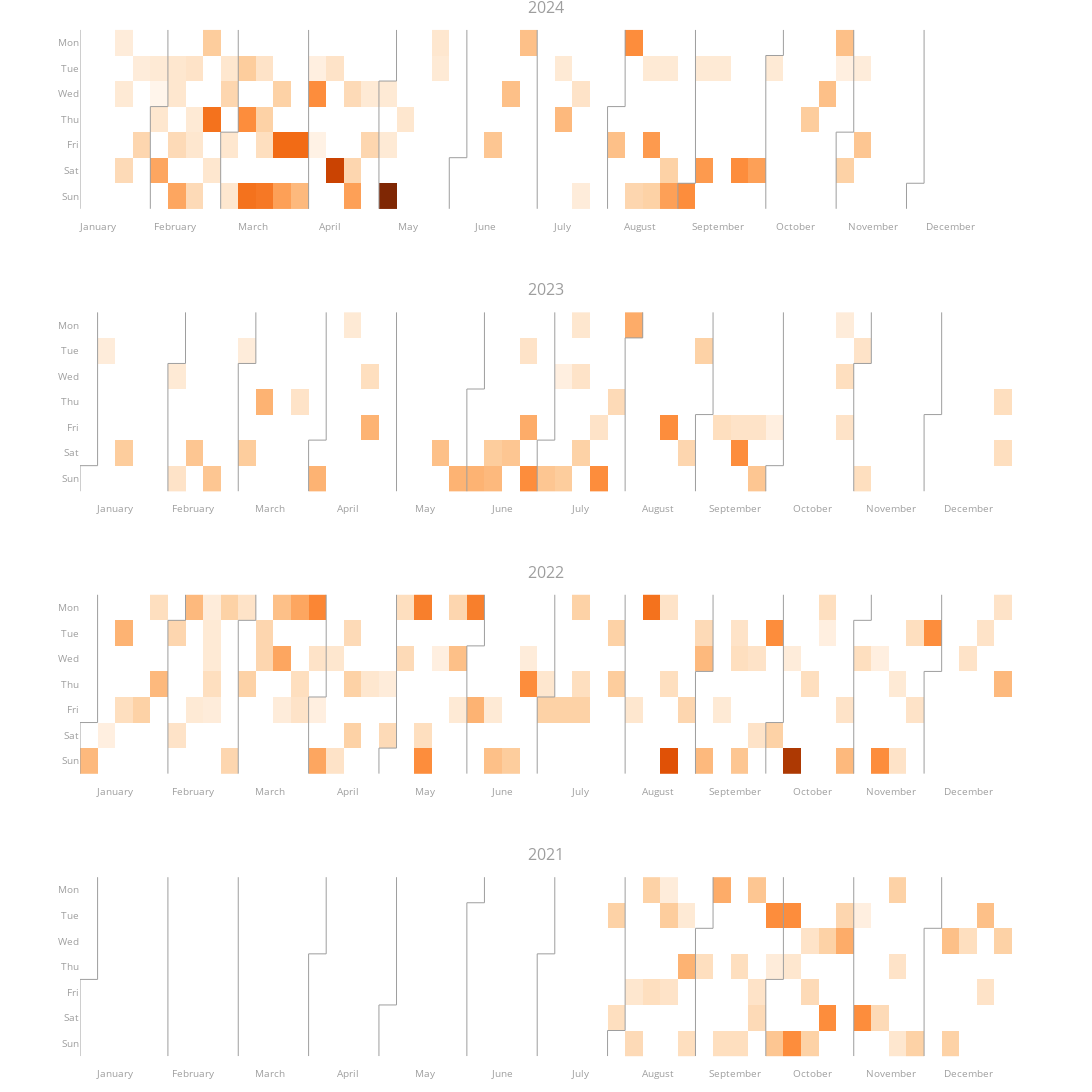

Source (notebook cell):
### Code cell
# Calender heat map
df['dato'] = pd.to_datetime(df['dato'])

fig = calplot(
    df,
    x='dato',      
    y='distance',   
    years_title=True,
    gap=0,
    colorscale='oranges',
)
fig.update_layout(
    title_x=0.5,  
    height=1200,  
    width=1200   
    
)

fig.show()

### Figure 1 — Plotly figure (JSON) as saved in the notebook; plotly's stock layout.template omitted (floating-point values rounded to 4 significant figures; data arrays with more than 128 entries replaced by an {"elided": "..."} marker saying what was removed)
{"data": [{"colorscale": [[0, "rgb(255,245,235)"], [0.125, "rgb(254,230,206)"], [0.25, "rgb(253,208,162)"], [0.375, "rgb(253,174,107)"], [0.5, "rgb(253,141,60)"], [0.625, "rgb(241,105,19)"], [0.75, "rgb(217,72,1)"], [0.875, "rgb(166,54,3)"], [1, "rgb(127,39,4)"]], "customdata": {"elided": "366x2 str values"}, "hovertemplate": "%{customdata[0]} <br>Week=%{x} <br>%{customdata[1]}=%{z}", "name": "2024", "showscale": false, "type": "heatmap", "x": {"elided": "366 int values"}, "xaxis": "x", "xgap": 0, "y": {"elided": "366 int values"}, "yaxis": "y", "ygap": 0, "z": {"elided": "366 int values"}, "zmax": 42, "zmin": 0}, {"hoverinfo": "skip", "line": {"color": "#9e9e9e", "width": 1}, "mode": "lines", "type": "scatter", "x": [0.5, 0.5], "xaxis": "x", "y": [-0.5, 6.5], "yaxis": "y"}, {"hoverinfo": "skip", "line": {"color": "#9e9e9e", "width": 1}, "mode": "lines", "type": "scatter", "x": [4.5, 4.5], "xaxis": "x", "y": [2.5, 6.5], "yaxis": "y"}, {"hoverinfo": "skip", "line": {"color": "#9e9e9e", "width": 1}, "mode": "lines", "type": "scatter", "x": [4.5, 5.5], "xaxis": "x", "y": [2.5, 2.5], "yaxis": "y"}, {"hoverinfo": "skip", "line": {"color": "#9e9e9e", "width": 1}, "mode": "lines", "type": "scatter", "x": [5.5, 5.5], "xaxis": "x", "y": [2.5, -0.5], "yaxis": "y"}, {"hoverinfo": "skip", "line": {"color": "#9e9e9e", "width": 1}, "mode": "lines", "type": "scatter", "x": [8.5, 8.5], "xaxis": "x", "y": [3.5, 6.5], "yaxis": "y"}, {"hoverinfo": "skip", "line": {"color": "#9e9e9e", "width": 1}, "mode": "lines", "type": "scatter", "x": [8.5, 9.5], "xaxis": "x", "y": [3.5, 3.5], "yaxis": "y"}, {"hoverinfo": "skip", "line": {"color": "#9e9e9e", "width": 1}, "mode": "lines", "type": "scatter", "x": [9.5, 9.5], "xaxis": "x", "y": [3.5, -0.5], "yaxis": "y"}, {"hoverinfo": "skip", "line": {"color": "#9e9e9e", "width": 1}, "mode": "lines", "type": "scatter", "x": [13.5, 13.5], "xaxis": "x", "y": [-0.5, 6.5], "yaxis": "y"}, {"hoverinfo": "skip", "line": {"color": "#9e9e9e", "width": 1}, "mode": "lines", "type": "scatter", "x": [17.5, 17.5], "xaxis": "x", "y": [1.5, 6.5], "yaxis": "y"}, {"hoverinfo": "skip", "line": {"color": "#9e9e9e", "width": 1}, "mode": "lines", "type": "scatter", "x": [17.5, 18.5], "xaxis": "x", "y": [1.5, 1.5], "yaxis": "y"}, {"hoverinfo": "skip", "line": {"color": "#9e9e9e", "width": 1}, "mode": "lines", "type": "scatter", "x": [18.5, 18.5], "xaxis": "x", "y": [1.5, -0.5], "yaxis": "y"}, {"hoverinfo": "skip", "line": {"color": "#9e9e9e", "width": 1}, "mode": "lines", "type": "scatter", "x": [21.5, 21.5], "xaxis": "x", "y": [4.5, 6.5], "yaxis": "y"}, {"hoverinfo": "skip", "line": {"color": "#9e9e9e", "width": 1}, "mode": "lines", "type": "scatter", "x": [21.5, 22.5], "xaxis": "x", "y": [4.5, 4.5], "yaxis": "y"}, {"hoverinfo": "skip", "line": {"color": "#9e9e9e", "width": 1}, "mode": "lines", "type": "scatter", "x": [22.5, 22.5], "xaxis": "x", "y": [4.5, -0.5], "yaxis": "y"}, {"hoverinfo": "skip", "line": {"color": "#9e9e9e", "width": 1}, "mode": "lines", "type": "scatter", "x": [26.5, 26.5], "xaxis": "x", "y": [-0.5, 6.5], "yaxis": "y"}, {"hoverinfo": "skip", "line": {"color": "#9e9e9e", "width": 1}, "mode": "lines", "type": "scatter", "x": [30.5, 30.5], "xaxis": "x", "y": [2.5, 6.5], "yaxis": "y"}, {"hoverinfo": "skip", "line": {"color": "#9e9e9e", "width": 1}, "mode": "lines", "type": "scatter", "x": [30.5, 31.5], "xaxis": "x", "y": [2.5, 2.5], "yaxis": "y"}, {"hoverinfo": "skip", "line": {"color": "#9e9e9e", "width": 1}, "mode": "lines", "type": "scatter", "x": [31.5, 31.5], "xaxis": "x", "y": [2.5, -0.5], "yaxis": "y"}, {"hoverinfo": "skip", "line": {"color": "#9e9e9e", "width": 1}, "mode": "lines", "type": "scatter", "x": [34.5, 34.5], "xaxis": "x", "y": [5.5, 6.5], "yaxis": "y"}, {"hoverinfo": "skip", "line": {"color": "#9e9e9e", "width": 1}, "mode": "lines", "type": "scatter", "x": [34.5, 35.5], "xaxis": "x", "y": [5.5, 5.5], "yaxis": "y"}, {"hoverinfo": "skip", "line": {"color": "#9e9e9e", "width": 1}, "mode": "lines", "type": "scatter", "x": [35.5, 35.5], "xaxis": "x", "y": [5.5, -0.5], "yaxis": "y"}, {"hoverinfo": "skip", "line": {"color": "#9e9e9e", "width": 1}, "mode": "lines", "type": "scatter", "x": [39.5, 39.5], "xaxis": "x", "y": [0.5, 6.5], "yaxis": "y"}, {"hoverinfo": "skip", "line": {"color": "#9e9e9e", "width": 1}, "mode": "lines", "type": "scatter", "x": [39.5, 40.5], "xaxis": "x", "y": [0.5, 0.5], "yaxis": "y"}, {"hoverinfo": "skip", "line": {"color": "#9e9e9e", "width": 1}, "mode": "lines", "type": "scatter", "x": [40.5, 40.5], "xaxis": "x", "y": [0.5, -0.5], "yaxis": "y"}, {"hoverinfo": "skip", "line": {"color": "#9e9e9e", "width": 1}, "mode": "lines", "type": "scatter", "x": [43.5, 43.5], "xaxis": "x", "y": [3.5, 6.5], "yaxis": "y"}, {"hoverinfo": "skip", "line": {"color": "#9e9e9e", "width": 1}, "mode": "lines", "type": "scatter", "x": [43.5, 44.5], "xaxis": "x", "y": [3.5, 3.5], "yaxis": "y"}, {"hoverinfo": "skip", "line": {"color": "#9e9e9e", "width": 1}, "mode": "lines", "type": "scatter", "x": [44.5, 44.5], "xaxis": "x", "y": [3.5, -0.5], "yaxis": "y"}, {"hoverinfo": "skip", "line": {"color": "#9e9e9e", "width": 1}, "mode": "lines", "type": "scatter", "x": [47.5, 47.5], "xaxis": "x", "y": [5.5, 6.5], "yaxis": "y"}, {"hoverinfo": "skip", "line": {"color": "#9e9e9e", "width": 1}, "mode": "lines", "type": "scatter", "x": [47.5, 48.5], "xaxis": "x", "y": [5.5, 5.5], "yaxis": "y"}, {"hoverinfo": "skip", "line": {"color": "#9e9e9e", "width": 1}, "mode": "lines", "type": "scatter", "x": [48.5, 48.5], "xaxis": "x", "y": [5.5, -0.5], "yaxis": "y"}, {"colorscale": [[0, "rgb(255,245,235)"], [0.125, "rgb(254,230,206)"], [0.25, "rgb(253,208,162)"], [0.375, "rgb(253,174,107)"], [0.5, "rgb(253,141,60)"], [0.625, "rgb(241,105,19)"], [0.75, "rgb(217,72,1)"], [0.875, "rgb(166,54,3)"], [1, "rgb(127,39,4)"]], "customdata": {"elided": "367x2 str values"}, "hovertemplate": "%{customdata[0]} <br>Week=%{x} <br>%{customdata[1]}=%{z}", "name": "2023", "showscale": false, "type": "heatmap", "x": {"elided": "367 int values"}, "xaxis": "x2", "xgap": 0, "y": {"elided": "367 int values"}, "yaxis": "y2", "ygap": 0, "z": {"elided": "367 int values"}, "zmax": 42, "zmin": 0}, {"hoverinfo": "skip", "line": {"color": "#9e9e9e", "width": 1}, "mode": "lines", "type": "scatter", "x": [-0.5, -0.5], "xaxis": "x2", "y": [5.5, 6.5], "yaxis": "y2"}, {"hoverinfo": "skip", "line": {"color": "#9e9e9e", "width": 1}, "mode": "lines", "type": "scatter", "x": [-0.5, 0.5], "xaxis": "x2", "y": [5.5, 5.5], "yaxis": "y2"}, {"hoverinfo": "skip", "line": {"color": "#9e9e9e", "width": 1}, "mode": "lines", "type": "scatter", "x": [0.5, 0.5], "xaxis": "x2", "y": [5.5, -0.5], "yaxis": "y2"}, {"hoverinfo": "skip", "line": {"color": "#9e9e9e", "width": 1}, "mode": "lines", "type": "scatter", "x": [4.5, 4.5], "xaxis": "x2", "y": [1.5, 6.5], "yaxis": "y2"}, {"hoverinfo": "skip", "line": {"color": "#9e9e9e", "width": 1}, "mode": "lines", "type": "scatter", "x": [4.5, 5.5], "xaxis": "x2", "y": [1.5, 1.5], "yaxis": "y2"}, {"hoverinfo": "skip", "line": {"color": "#9e9e9e", "width": 1}, "mode": "lines", "type": "scatter", "x": [5.5, 5.5], "xaxis": "x2", "y": [1.5, -0.5], "yaxis": "y2"}, {"hoverinfo": "skip", "line": {"color": "#9e9e9e", "width": 1}, "mode": "lines", "type": "scatter", "x": [8.5, 8.5], "xaxis": "x2", "y": [1.5, 6.5], "yaxis": "y2"}, {"hoverinfo": "skip", "line": {"color": "#9e9e9e", "width": 1}, "mode": "lines", "type": "scatter", "x": [8.5, 9.5], "xaxis": "x2", "y": [1.5, 1.5], "yaxis": "y2"}, {"hoverinfo": "skip", "line": {"color": "#9e9e9e", "width": 1}, "mode": "lines", "type": "scatter", "x": [9.5, 9.5], "xaxis": "x2", "y": [1.5, -0.5], "yaxis": "y2"}, {"hoverinfo": "skip", "line": {"color": "#9e9e9e", "width": 1}, "mode": "lines", "type": "scatter", "x": [12.5, 12.5], "xaxis": "x2", "y": [4.5, 6.5], "yaxis": "y2"}, {"hoverinfo": "skip", "line": {"color": "#9e9e9e", "width": 1}, "mode": "lines", "type": "scatter", "x": [12.5, 13.5], "xaxis": "x2", "y": [4.5, 4.5], "yaxis": "y2"}, {"hoverinfo": "skip", "line": {"color": "#9e9e9e", "width": 1}, "mode": "lines", "type": "scatter", "x": [13.5, 13.5], "xaxis": "x2", "y": [4.5, -0.5], "yaxis": "y2"}, {"hoverinfo": "skip", "line": {"color": "#9e9e9e", "width": 1}, "mode": "lines", "type": "scatter", "x": [17.5, 17.5], "xaxis": "x2", "y": [-0.5, 6.5], "yaxis": "y2"}, {"hoverinfo": "skip", "line": {"color": "#9e9e9e", "width": 1}, "mode": "lines", "type": "scatter", "x": [21.5, 21.5], "xaxis": "x2", "y": [2.5, 6.5], "yaxis": "y2"}, {"hoverinfo": "skip", "line": {"color": "#9e9e9e", "width": 1}, "mode": "lines", "type": "scatter", "x": [21.5, 22.5], "xaxis": "x2", "y": [2.5, 2.5], "yaxis": "y2"}, {"hoverinfo": "skip", "line": {"color": "#9e9e9e", "width": 1}, "mode": "lines", "type": "scatter", "x": [22.5, 22.5], "xaxis": "x2", "y": [2.5, -0.5], "yaxis": "y2"}, {"hoverinfo": "skip", "line": {"color": "#9e9e9e", "width": 1}, "mode": "lines", "type": "scatter", "x": [25.5, 25.5], "xaxis": "x2", "y": [4.5, 6.5], "yaxis": "y2"}, {"hoverinfo": "skip", "line": {"color": "#9e9e9e", "width": 1}, "mode": "lines", "type": "scatter", "x": [25.5, 26.5], "xaxis": "x2", "y": [4.5, 4.5], "yaxis": "y2"}, {"hoverinfo": "skip", "line": {"color": "#9e9e9e", "width": 1}, "mode": "lines", "type": "scatter", "x": [26.5, 26.5], "xaxis": "x2", "y": [4.5, -0.5], "yaxis": "y2"}, {"hoverinfo": "skip", "line": {"color": "#9e9e9e", "width": 1}, "mode": "lines", "type": "scatter", "x": [30.5, 30.5], "xaxis": "x2", "y": [0.5, 6.5], "yaxis": "y2"}, {"hoverinfo": "skip", "line": {"color": "#9e9e9e", "width": 1}, "mode": "lines", "type": "scatter", "x": [30.5, 31.5], "xaxis": "x2", "y": [0.5, 0.5], "yaxis": "y2"}, {"hoverinfo": "skip", "line": {"color": "#9e9e9e", "width": 1}, "mode": "lines", "type": "scatter", "x": [31.5, 31.5], "xaxis": "x2", "y": [0.5, -0.5], "yaxis": "y2"}, {"hoverinfo": "skip", "line": {"color": "#9e9e9e", "width": 1}, "mode": "lines", "type": "scatter", "x": [34.5, 34.5], "xaxis": "x2", "y": [3.5, 6.5], "yaxis": "y2"}, {"hoverinfo": "skip", "line": {"color": "#9e9e9e", "width": 1}, "mode": "lines", "type": "scatter", "x": [34.5, 35.5], "xaxis": "x2", "y": [3.5, 3.5], "yaxis": "y2"}, {"hoverinfo": "skip", "line": {"color": "#9e9e9e", "width": 1}, "mode": "lines", "type": "scatter", "x": [35.5, 35.5], "xaxis": "x2", "y": [3.5, -0.5], "yaxis": "y2"}, {"hoverinfo": "skip", "line": {"color": "#9e9e9e", "width": 1}, "mode": "lines", "type": "scatter", "x": [38.5, 38.5], "xaxis": "x2", "y": [5.5, 6.5], "yaxis": "y2"}, {"hoverinfo": "skip", "line": {"color": "#9e9e9e", "width": 1}, "mode": "lines", "type": "scatter", "x": [38.5, 39.5], "xaxis": "x2", "y": [5.5, 5.5], "yaxis": "y2"}, {"hoverinfo": "skip", "line": {"color": "#9e9e9e", "width": 1}, "mode": "lines", "type": "scatter", "x": [39.5, 39.5], "xaxis": "x2", "y": [5.5, -0.5], "yaxis": "y2"}, {"hoverinfo": "skip", "line": {"color": "#9e9e9e", "width": 1}, "mode": "lines", "type": "scatter", "x": [43.5, 43.5], "xaxis": "x2", "y": [1.5, 6.5], "yaxis": "y2"}, {"hoverinfo": "skip", "line": {"color": "#9e9e9e", "width": 1}, "mode": "lines", "type": "scatter", "x": [43.5, 44.5], "xaxis": "x2", "y": [1.5, 1.5], "yaxis": "y2"}, {"hoverinfo": "skip", "line": {"color": "#9e9e9e", "width": 1}, "mode": "lines", "type": "scatter", "x": [44.5, 44.5], "xaxis": "x2", "y": [1.5, -0.5], "yaxis": "y2"}, {"hoverinfo": "skip", "line": {"color": "#9e9e9e", "width": 1}, "mode": "lines", "type": "scatter", "x": [47.5, 47.5], "xaxis": "x2", "y": [3.5, 6.5], "yaxis": "y2"}, {"hoverinfo": "skip", "line": {"color": "#9e9e9e", "width": 1}, "mode": "lines", "type": "scatter", "x": [47.5, 48.5], "xaxis": "x2", "y": [3.5, 3.5], "yaxis": "y2"}, {"hoverinfo": "skip", "line": {"color": "#9e9e9e", "width": 1}, "mode": "lines", "type": "scatter", "x": [48.5, 48.5], "xaxis": "x2", "y": [3.5, -0.5], "yaxis": "y2"}, {"colorscale": [[0, "rgb(255,245,235)"], [0.125, "rgb(254,230,206)"], [0.25, "rgb(253,208,162)"], [0.375, "rgb(253,174,107)"], [0.5, "rgb(253,141,60)"], [0.625, "rgb(241,105,19)"], [0.75, "rgb(217,72,1)"], [0.875, "rgb(166,54,3)"], [1, "rgb(127,39,4)"]], "customdata": {"elided": "369x2 str values"}, "hovertemplate": "%{customdata[0]} <br>Week=%{x} <br>%{customdata[1]}=%{z}", "name": "2022", "showscale": false, "type": "heatmap", "x": {"elided": "369 int values"}, "xaxis": "x3", "xgap": 0, "y": {"elided": "369 int values"}, "yaxis": "y3", "ygap": 0, "z": {"elided": "369 int values"}, "zmax": 42, "zmin": 0}, {"hoverinfo": "skip", "line": {"color": "#9e9e9e", "width": 1}, "mode": "lines", "type": "scatter", "x": [-0.5, -0.5], "xaxis": "x3", "y": [4.5, 6.5], "yaxis": "y3"}, {"hoverinfo": "skip", "line": {"color": "#9e9e9e", "width": 1}, "mode": "lines", "type": "scatter", "x": [-0.5, 0.5], "xaxis": "x3", "y": [4.5, 4.5], "yaxis": "y3"}, {"hoverinfo": "skip", "line": {"color": "#9e9e9e", "width": 1}, "mode": "lines", "type": "scatter", "x": [0.5, 0.5], "xaxis": "x3", "y": [4.5, -0.5], "yaxis": "y3"}, {"hoverinfo": "skip", "line": {"color": "#9e9e9e", "width": 1}, "mode": "lines", "type": "scatter", "x": [4.5, 4.5], "xaxis": "x3", "y": [0.5, 6.5], "yaxis": "y3"}, {"hoverinfo": "skip", "line": {"color": "#9e9e9e", "width": 1}, "mode": "lines", "type": "scatter", "x": [4.5, 5.5], "xaxis": "x3", "y": [0.5, 0.5], "yaxis": "y3"}, {"hoverinfo": "skip", "line": {"color": "#9e9e9e", "width": 1}, "mode": "lines", "type": "scatter", "x": [5.5, 5.5], "xaxis": "x3", "y": [0.5, -0.5], "yaxis": "y3"}, {"hoverinfo": "skip", "line": {"color": "#9e9e9e", "width": 1}, "mode": "lines", "type": "scatter", "x": [8.5, 8.5], "xaxis": "x3", "y": [0.5, 6.5], "yaxis": "y3"}, {"hoverinfo": "skip", "line": {"color": "#9e9e9e", "width": 1}, "mode": "lines", "type": "scatter", "x": [8.5, 9.5], "xaxis": "x3", "y": [0.5, 0.5], "yaxis": "y3"}, {"hoverinfo": "skip", "line": {"color": "#9e9e9e", "width": 1}, "mode": "lines", "type": "scatter", "x": [9.5, 9.5], "xaxis": "x3", "y": [0.5, -0.5], "yaxis": "y3"}, {"hoverinfo": "skip", "line": {"color": "#9e9e9e", "width": 1}, "mode": "lines", "type": "scatter", "x": [12.5, 12.5], "xaxis": "x3", "y": [3.5, 6.5], "yaxis": "y3"}, {"hoverinfo": "skip", "line": {"color": "#9e9e9e", "width": 1}, "mode": "lines", "type": "scatter", "x": [12.5, 13.5], "xaxis": "x3", "y": [3.5, 3.5], "yaxis": "y3"}, {"hoverinfo": "skip", "line": {"color": "#9e9e9e", "width": 1}, "mode": "lines", "type": "scatter", "x": [13.5, 13.5], "xaxis": "x3", "y": [3.5, -0.5], "yaxis": "y3"}, {"hoverinfo": "skip", "line": {"color": "#9e9e9e", "width": 1}, "mode": "lines", "type": "scatter", "x": [16.5, 16.5], "xaxis": "x3", "y": [5.5, 6.5], "yaxis": "y3"}, {"hoverinfo": "skip", "line": {"color": "#9e9e9e", "width": 1}, "mode": "lines", "type": "scatter", "x": [16.5, 17.5], "xaxis": "x3", "y": [5.5, 5.5], "yaxis": "y3"}, {"hoverinfo": "skip", "line": {"color": "#9e9e9e", "width": 1}, "mode": "lines", "type": "scatter", "x": [17.5, 17.5], "xaxis": "x3", "y": [5.5, -0.5], "yaxis": "y3"}, {"hoverinfo": "skip", "line": {"color": "#9e9e9e", "width": 1}, "mode": "lines", "type": "scatter", "x": [21.5, 21.5], "xaxis": "x3", "y": [1.5, 6.5], "yaxis": "y3"}, {"hoverinfo": "skip", "line": {"color": "#9e9e9e", "width": 1}, "mode": "lines", "type": "scatter", "x": [21.5, 22.5], "xaxis": "x3", "y": [1.5, 1.5], "yaxis": "y3"}, {"hoverinfo": "skip", "line": {"color": "#9e9e9e", "width": 1}, "mode": "lines", "type": "scatter", "x": [22.5, 22.5], "xaxis": "x3", "y": [1.5, -0.5], "yaxis": "y3"}, {"hoverinfo": "skip", "line": {"color": "#9e9e9e", "width": 1}, "mode": "lines", "type": "scatter", "x": [25.5, 25.5], "xaxis": "x3", "y": [3.5, 6.5], "yaxis": "y3"}, {"hoverinfo": "skip", "line": {"color": "#9e9e9e", "width": 1}, "mode": "lines", "type": "scatter", "x": [25.5, 26.5], "xaxis": "x3", "y": [3.5, 3.5], "yaxis": "y3"}, {"hoverinfo": "skip", "line": {"color": "#9e9e9e", "width": 1}, "mode": "lines", "type": "scatter", "x": [26.5, 26.5], "xaxis": "x3", "y": [3.5, -0.5], "yaxis": "y3"}, {"hoverinfo": "skip", "line": {"color": "#9e9e9e", "width": 1}, "mode": "lines", "type": "scatter", "x": [30.5, 30.5], "xaxis": "x3", "y": [-0.5, 6.5], "yaxis": "y3"}, {"hoverinfo": "skip", "line": {"color": "#9e9e9e", "width": 1}, "mode": "lines", "type": "scatter", "x": [34.5, 34.5], "xaxis": "x3", "y": [2.5, 6.5], "yaxis": "y3"}, {"hoverinfo": "skip", "line": {"color": "#9e9e9e", "width": 1}, "mode": "lines", "type": "scatter", "x": [34.5, 35.5], "xaxis": "x3", "y": [2.5, 2.5], "yaxis": "y3"}, {"hoverinfo": "skip", "line": {"color": "#9e9e9e", "width": 1}, "mode": "lines", "type": "scatter", "x": [35.5, 35.5], "xaxis": "x3", "y": [2.5, -0.5], "yaxis": "y3"}, {"hoverinfo": "skip", "line": {"color": "#9e9e9e", "width": 1}, "mode": "lines", "type": "scatter", "x": [38.5, 38.5], "xaxis": "x3", "y": [4.5, 6.5], "yaxis": "y3"}, {"hoverinfo": "skip", "line": {"color": "#9e9e9e", "width": 1}, "mode": "lines", "type": "scatter", "x": [38.5, 39.5], "xaxis": "x3", "y": [4.5, 4.5], "yaxis": "y3"}, {"hoverinfo": "skip", "line": {"color": "#9e9e9e", "width": 1}, "mode": "lines", "type": "scatter", "x": [39.5, 39.5], "xaxis": "x3", "y": [4.5, -0.5], "yaxis": "y3"}, {"hoverinfo": "skip", "line": {"color": "#9e9e9e", "width": 1}, "mode": "lines", "type": "scatter", "x": [43.5, 43.5], "xaxis": "x3", "y": [0.5, 6.5], "yaxis": "y3"}, {"hoverinfo": "skip", "line": {"color": "#9e9e9e", "width": 1}, "mode": "lines", "type": "scatter", "x": [43.5, 44.5], "xaxis": "x3", "y": [0.5, 0.5], "yaxis": "y3"}, {"hoverinfo": "skip", "line": {"color": "#9e9e9e", "width": 1}, "mode": "lines", "type": "scatter", "x": [44.5, 44.5], "xaxis": "x3", "y": [0.5, -0.5], "yaxis": "y3"}, {"hoverinfo": "skip", "line": {"color": "#9e9e9e", "width": 1}, "mode": "lines", "type": "scatter", "x": [47.5, 47.5], "xaxis": "x3", "y": [2.5, 6.5], "yaxis": "y3"}, {"hoverinfo": "skip", "line": {"color": "#9e9e9e", "width": 1}, "mode": "lines", "type": "scatter", "x": [47.5, 48.5], "xaxis": "x3", "y": [2.5, 2.5], "yaxis": "y3"}, {"hoverinfo": "skip", "line": {"color": "#9e9e9e", "width": 1}, "mode": "lines", "type": "scatter", "x": [48.5, 48.5], "xaxis": "x3", "y": [2.5, -0.5], "yaxis": "y3"}, {"colorscale": [[0, "rgb(255,245,235)"], [0.125, "rgb(254,230,206)"], [0.25, "rgb(253,208,162)"], [0.375, "rgb(253,174,107)"], [0.5, "rgb(253,141,60)"], [0.625, "rgb(241,105,19)"], [0.75, "rgb(217,72,1)"], [0.875, "rgb(166,54,3)"], [1, "rgb(127,39,4)"]], "customdata": {"elided": "366x2 str values"}, "hovertemplate": "%{customdata[0]} <br>Week=%{x} <br>%{customdata[1]}=%{z}", "name": "2021", "showscale": false, "type": "heatmap", "x": {"elided": "366 int values"}, "xaxis": "x4", "xgap": 0, "y": {"elided": "366 int values"}, "yaxis": "y4", "ygap": 0, "z": {"elided": "366 int values"}, "zmax": 42, "zmin": 0}, {"hoverinfo": "skip", "line": {"color": "#9e9e9e", "width": 1}, "mode": "lines", "type": "scatter", "x": [-0.5, -0.5], "xaxis": "x4", "y": [3.5, 6.5], "yaxis": "y4"}, {"hoverinfo": "skip", "line": {"color": "#9e9e9e", "width": 1}, "mode": "lines", "type": "scatter", "x": [-0.5, 0.5], "xaxis": "x4", "y": [3.5, 3.5], "yaxis": "y4"}, {"hoverinfo": "skip", "line": {"color": "#9e9e9e", "width": 1}, "mode": "lines", "type": "scatter", "x": [0.5, 0.5], "xaxis": "x4", "y": [3.5, -0.5], "yaxis": "y4"}, {"hoverinfo": "skip", "line": {"color": "#9e9e9e", "width": 1}, "mode": "lines", "type": "scatter", "x": [4.5, 4.5], "xaxis": "x4", "y": [-0.5, 6.5], "yaxis": "y4"}, {"hoverinfo": "skip", "line": {"color": "#9e9e9e", "width": 1}, "mode": "lines", "type": "scatter", "x": [8.5, 8.5], "xaxis": "x4", "y": [-0.5, 6.5], "yaxis": "y4"}, {"hoverinfo": "skip", "line": {"color": "#9e9e9e", "width": 1}, "mode": "lines", "type": "scatter", "x": [12.5, 12.5], "xaxis": "x4", "y": [2.5, 6.5], "yaxis": "y4"}, {"hoverinfo": "skip", "line": {"color": "#9e9e9e", "width": 1}, "mode": "lines", "type": "scatter", "x": [12.5, 13.5], "xaxis": "x4", "y": [2.5, 2.5], "yaxis": "y4"}, {"hoverinfo": "skip", "line": {"color": "#9e9e9e", "width": 1}, "mode": "lines", "type": "scatter", "x": [13.5, 13.5], "xaxis": "x4", "y": [2.5, -0.5], "yaxis": "y4"}, {"hoverinfo": "skip", "line": {"color": "#9e9e9e", "width": 1}, "mode": "lines", "type": "scatter", "x": [16.5, 16.5], "xaxis": "x4", "y": [4.5, 6.5], "yaxis": "y4"}, {"hoverinfo": "skip", "line": {"color": "#9e9e9e", "width": 1}, "mode": "lines", "type": "scatter", "x": [16.5, 17.5], "xaxis": "x4", "y": [4.5, 4.5], "yaxis": "y4"}, {"hoverinfo": "skip", "line": {"color": "#9e9e9e", "width": 1}, "mode": "lines", "type": "scatter", "x": [17.5, 17.5], "xaxis": "x4", "y": [4.5, -0.5], "yaxis": "y4"}, {"hoverinfo": "skip", "line": {"color": "#9e9e9e", "width": 1}, "mode": "lines", "type": "scatter", "x": [21.5, 21.5], "xaxis": "x4", "y": [0.5, 6.5], "yaxis": "y4"}, {"hoverinfo": "skip", "line": {"color": "#9e9e9e", "width": 1}, "mode": "lines", "type": "scatter", "x": [21.5, 22.5], "xaxis": "x4", "y": [0.5, 0.5], "yaxis": "y4"}, {"hoverinfo": "skip", "line": {"color": "#9e9e9e", "width": 1}, "mode": "lines", "type": "scatter", "x": [22.5, 22.5], "xaxis": "x4", "y": [0.5, -0.5], "yaxis": "y4"}, {"hoverinfo": "skip", "line": {"color": "#9e9e9e", "width": 1}, "mode": "lines", "type": "scatter", "x": [25.5, 25.5], "xaxis": "x4", "y": [2.5, 6.5], "yaxis": "y4"}, {"hoverinfo": "skip", "line": {"color": "#9e9e9e", "width": 1}, "mode": "lines", "type": "scatter", "x": [25.5, 26.5], "xaxis": "x4", "y": [2.5, 2.5], "yaxis": "y4"}, {"hoverinfo": "skip", "line": {"color": "#9e9e9e", "width": 1}, "mode": "lines", "type": "scatter", "x": [26.5, 26.5], "xaxis": "x4", "y": [2.5, -0.5], "yaxis": "y4"}, {"hoverinfo": "skip", "line": {"color": "#9e9e9e", "width": 1}, "mode": "lines", "type": "scatter", "x": [29.5, 29.5], "xaxis": "x4", "y": [5.5, 6.5], "yaxis": "y4"}, {"hoverinfo": "skip", "line": {"color": "#9e9e9e", "width": 1}, "mode": "lines", "type": "scatter", "x": [29.5, 30.5], "xaxis": "x4", "y": [5.5, 5.5], "yaxis": "y4"}, {"hoverinfo": "skip", "line": {"color": "#9e9e9e", "width": 1}, "mode": "lines", "type": "scatter", "x": [30.5, 30.5], "xaxis": "x4", "y": [5.5, -0.5], "yaxis": "y4"}, {"hoverinfo": "skip", "line": {"color": "#9e9e9e", "width": 1}, "mode": "lines", "type": "scatter", "x": [34.5, 34.5], "xaxis": "x4", "y": [1.5, 6.5], "yaxis": "y4"}, {"hoverinfo": "skip", "line": {"color": "#9e9e9e", "width": 1}, "mode": "lines", "type": "scatter", "x": [34.5, 35.5], "xaxis": "x4", "y": [1.5, 1.5], "yaxis": "y4"}, {"hoverinfo": "skip", "line": {"color": "#9e9e9e", "width": 1}, "mode": "lines", "type": "scatter", "x": [35.5, 35.5], "xaxis": "x4", "y": [1.5, -0.5], "yaxis": "y4"}, {"hoverinfo": "skip", "line": {"color": "#9e9e9e", "width": 1}, "mode": "lines", "type": "scatter", "x": [38.5, 38.5], "xaxis": "x4", "y": [3.5, 6.5], "yaxis": "y4"}, {"hoverinfo": "skip", "line": {"color": "#9e9e9e", "width": 1}, "mode": "lines", "type": "scatter", "x": [38.5, 39.5], "xaxis": "x4", "y": [3.5, 3.5], "yaxis": "y4"}, {"hoverinfo": "skip", "line": {"color": "#9e9e9e", "width": 1}, "mode": "lines", "type": "scatter", "x": [39.5, 39.5], "xaxis": "x4", "y": [3.5, -0.5], "yaxis": "y4"}, {"hoverinfo": "skip", "line": {"color": "#9e9e9e", "width": 1}, "mode": "lines", "type": "scatter", "x": [43.5, 43.5], "xaxis": "x4", "y": [-0.5, 6.5], "yaxis": "y4"}, {"hoverinfo": "skip", "line": {"color": "#9e9e9e", "width": 1}, "mode": "lines", "type": "scatter", "x": [47.5, 47.5], "xaxis": "x4", "y": [1.5, 6.5], "yaxis": "y4"}, {"hoverinfo": "skip", "line": {"color": "#9e9e9e", "width": 1}, "mode": "lines", "type": "scatter", "x": [47.5, 48.5], "xaxis": "x4", "y": [1.5, 1.5], "yaxis": "y4"}, {"hoverinfo": "skip", "line": {"color": "#9e9e9e", "width": 1}, "mode": "lines", "type": "scatter", "x": [48.5, 48.5], "xaxis": "x4", "y": [1.5, -0.5], "yaxis": "y4"}], "layout": {"annotations": [{"font": {"size": 16}, "showarrow": false, "text": "2024", "x": 0.5, "xanchor": "center", "xref": "paper", "y": 1, "yanchor": "bottom", "yref": "paper"}, {"font": {"size": 16}, "showarrow": false, "text": "2023", "x": 0.5, "xanchor": "center", "xref": "paper", "y": 0.73, "yanchor": "bottom", "yref": "paper"}, {"font": {"size": 16}, "showarrow": false, "text": "2022", "x": 0.5, "xanchor": "center", "xref": "paper", "y": 0.46, "yanchor": "bottom", "yref": "paper"}, {"font": {"size": 16}, "showarrow": false, "text": "2021", "x": 0.5, "xanchor": "center", "xref": "paper", "y": 0.19, "yanchor": "bottom", "yref": "paper"}], "font": {"color": "#9e9e9e", "size": 10}, "height": 1200, "margin": {"b": 20, "t": 20}, "plot_bgcolor": "#fff", "showlegend": false, "title": {"text": "", "x": 0.5}, "width": 1200, "xaxis": {"anchor": "y", "domain": [0, 1], "showgrid": false, "showline": false, "tickmode": "array", "ticktext": ["January", "February", "March", "April", "May", "June", "July", "August", "September", "October", "November", "December"], "tickvals": [1.5, 5.909, 10.32, 14.73, 19.14, 23.55, 27.95, 32.36, 36.77, 41.18, 45.59, 50], "zeroline": false}, "xaxis2": {"anchor": "y2", "domain": [0, 1], "showgrid": false, "showline": false, "tickmode": "array", "ticktext": ["January", "February", "March", "April", "May", "June", "July", "August", "September", "October", "November", "December"], "tickvals": [1.5, 5.909, 10.32, 14.73, 19.14, 23.55, 27.95, 32.36, 36.77, 41.18, 45.59, 50], "zeroline": false}, "xaxis3": {"anchor": "y3", "domain": [0, 1], "showgrid": false, "showline": false, "tickmode": "array", "ticktext": ["January", "February", "March", "April", "May", "June", "July", "August", "September", "October", "November", "December"], "tickvals": [1.5, 5.909, 10.32, 14.73, 19.14, 23.55, 27.95, 32.36, 36.77, 41.18, 45.59, 50], "zeroline": false}, "xaxis4": {"anchor": "y4", "domain": [0, 1], "showgrid": false, "showline": false, "tickmode": "array", "ticktext": ["January", "February", "March", "April", "May", "June", "July", "August", "September", "October", "November", "December"], "tickvals": [1.5, 5.909, 10.32, 14.73, 19.14, 23.55, 27.95, 32.36, 36.77, 41.18, 45.59, 50], "zeroline": false}, "yaxis": {"anchor": "x", "autorange": "reversed", "domain": [0.81, 1], "showgrid": false, "showline": false, "tickmode": "array", "ticktext": ["Mon", "Tue", "Wed", "Thu", "Fri", "Sat", "Sun"], "tickvals": [0, 1, 2, 3, 4, 5, 6], "zeroline": false}, "yaxis2": {"anchor": "x2", "autorange": "reversed", "domain": [0.54, 0.73], "showgrid": false, "showline": false, "tickmode": "array", "ticktext": ["Mon", "Tue", "Wed", "Thu", "Fri", "Sat", "Sun"], "tickvals": [0, 1, 2, 3, 4, 5, 6], "zeroline": false}, "yaxis3": {"anchor": "x3", "autorange": "reversed", "domain": [0.27, 0.46], "showgrid": false, "showline": false, "tickmode": "array", "ticktext": ["Mon", "Tue", "Wed", "Thu", "Fri", "Sat", "Sun"], "tickvals": [0, 1, 2, 3, 4, 5, 6], "zeroline": false}, "yaxis4": {"anchor": "x4", "autorange": "reversed", "domain": [0, 0.19], "showgrid": false, "showline": false, "tickmode": "array", "ticktext": ["Mon", "Tue", "Wed", "Thu", "Fri", "Sat", "Sun"], "tickvals": [0, 1, 2, 3, 4, 5, 6], "zeroline": false}}}
